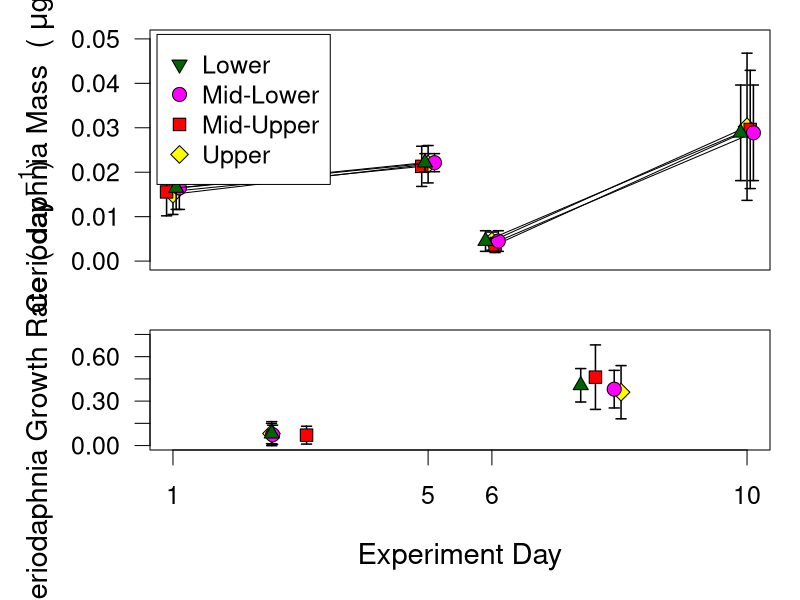

Here is the R script that generated this plot:
graphics.off()
list(rm = ls())
##################################################################################
Cerio.WD = paste("C:/Users/Alexander Looi/Google Drive/",
                 "Dropbox/NOAA_Wetlands_Ceili-Alex/",
                 "Alex's Folder/Core Experiment--Alex Looi/",
                 "Zooplankton Data/Plot Ceriodaphnia Data", 
                 sep = "")

setwd(Cerio.WD)

W1M = read.csv("Cerio W1 Masses.csv", header = T)
W2M = read.csv("Cerio W2 Masses.csv", header = T)
GR = read.csv("Ceriodaphnia GR.csv", header = T)

# plot Ceriodaphnia Data
mag = 1.5
mag.text = 1.75
png(filename = "Ceriodaphnia Plots All.png",
    width = 900, height = 900)

layout(matrix(c(1:2), 2, 1),c(1,1))


##################################################################################
# plot week 1
x = c(1,5)
y.m = W1M$M1.U
y.sd = W1M$SD1.U
# plot the Upper
par(mar = c(1, 5, 1, 1), cex = mag)

plot(x, y.m, ylim = c(0,0.05), xlim = c(1, 10),
     xaxt = "n", yaxt = "n",
     ylab = "", xlab = "",
     type = "l")
arrows(x, y.m-y.sd, x, y.m+y.sd, 
       length=0.05, angle=90, code=3, lwd = 1.5)   
points(x, y.m, pch = 23, bg = "yellow", cex = 1.25)

# plot Mid-Upper
x = c(0.9, 4.9)
y.m = W1M$M1.MU
y.sd = W1M$SD1.MU
lines(x, y.m)
arrows(x, y.m-y.sd, x, y.m+y.sd, 
       length=0.05, angle=90, code=3, lwd = 1.5)
points(x, y.m, pch = 22, bg = "red", cex = 1.25)

# plot Mid-Lower
x = c(1.1, 5.1)
y.m = W1M$M1.ML
y.sd = W1M$SD1.ML
lines(x, y.m)
arrows(x, y.m-y.sd, x, y.m+y.sd, 
       length=0.05, angle=90, code=3, lwd = 1.5)
points(x, y.m, pch = 21, bg = "Magenta", cex = 1.25)

# plot Lower
x = c(1.05, 4.95)
y.m = W1M$M1.ML
y.sd = W1M$SD1.ML
lines(x, y.m)
arrows(x, y.m-y.sd, x, y.m+y.sd, 
       length=0.05, angle=90, code=3, lwd = 1.5)
points(x, y.m, pch = 24, bg = "darkgreen")
# add legend
legend(.75, .051, pch = c(25, 21, 22, 23), 
       pt.bg = c("darkgreen","magenta", "red", "yellow"),
       legend =c("Lower", "Mid-Lower", "Mid-Upper", "Upper"),
       pt.cex = c(1, 1.25,1.25,1.25))


##################################################################################
# plot week 2

x = c(6,10)
y.m = W2M$M2.U
y.sd = W2M$SD2.U
# plot the Upper
lines(x, y.m)
arrows(x, y.m-y.sd, x, y.m+y.sd, 
       length=0.05, angle=90, code=3, lwd = 1.5)   
points(x, y.m, pch = 23, bg = "yellow", cex = 1.25)

# plot Mid-Upper
x = c(6.05, 10.05)
y.m = W2M$M2.MU
y.sd = W2M$SD2.MU
lines(x, y.m)
arrows(x, y.m-y.sd, x, y.m+y.sd, 
       length=0.05, angle=90, code=3, lwd = 1.5)
points(x, y.m, pch = 22, bg = "red", cex = 1.25)

# plot Mid-Lower
x = c(6.1, 10.1)
y.m = W2M$M2.ML
y.sd = W2M$SD2.ML
lines(x, y.m)
arrows(x, y.m-y.sd, x, y.m+y.sd, 
       length=0.05, angle=90, code=3, lwd = 1.5)
points(x, y.m, pch = 21, bg = "Magenta", cex = 1.25)

# plot Lower
x = c(5.9, 9.9)
y.m = W2M$M2.ML
y.sd = W2M$SD2.ML
lines(x, y.m)
arrows(x, y.m-y.sd, x, y.m+y.sd, 
       length=0.05, angle=90, code=3, lwd = 1.5)
points(x, y.m, pch = 24, bg = "darkgreen")

# add axes
# axis(side = 1, at = c(1:10))
# mtext(side = 1, line = 2.25, text = "Experiment Day", cex = mag.text)
axis(side = 2, at = seq(0,0.05,by = 0.01), las = 2)
ylab = expression("Ceriodaphnia Mass  ( "*mu*"g)")
mtext(side = 2, line = 3, text = ylab, cex = mag.text)
###################################################################################
# Ceriodaphnia Growth Rates
x = jitter(rep(2.5, 4), amount = .65)
y.m = t(GR[1,2:5])
y.sd = t(GR[2,2:5])
par(mar = c(5, 5, 1, 1), cex = mag)
plot(x, y.m, xlim = c(1,10),ylim = c(0, 0.75),
     xaxt = "n", yaxt = "n",
     ylab = "", xlab = "")
arrows(x, y.m-y.sd, x, y.m+y.sd, 
       length=0.05, angle=90, code=3, lwd = 1.5)
points(x, y.m, pch = c(23, 22, 21, 24),
       bg = c("yellow","red", "magenta", "darkgreen"), 
       cex = c(1.25, 1.25, 1.25, 1))

x = jitter(rep(7.5, 4), amount = .65)
y.m = t(GR[1,6:9])
y.sd = t(GR[2,6:9])
arrows(x, y.m-y.sd, x, y.m+y.sd, 
       length=0.05, angle=90, code=3, lwd = 1.5)
points(x, y.m, pch = c(23, 22, 21, 24),
       bg = c("yellow","red", "magenta", "darkgreen"), 
       cex = c(1.25, 1.25, 1.25, 1))

# add axes
axis(side = 1, at = c(1, 5, 6, 10))
mtext(side = 1, line = 3, text = "Experiment Day", cex = mag.text)
      
axis(side = 2, at = seq(0,0.75,by = 0.15), las = 2)
ylab = expression("Ceriodaphnia Growth Rate  ( day"^-1*")")
mtext(side = 2, line = 3, text = ylab, cex = mag.text)
###########################################################################
dev.off()
graphics.off()
